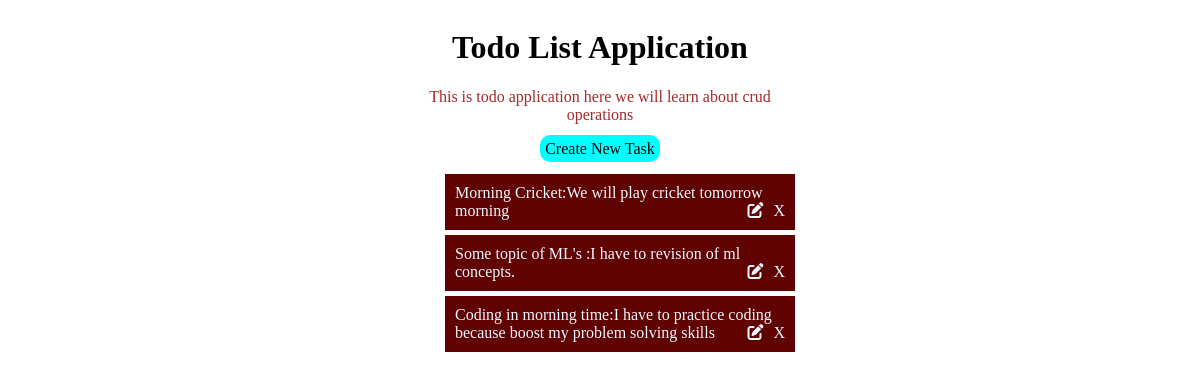
The page / on the database its author committed.
### mainapp/models.py (models this page shows, shortened)
class TaskModel(models.Model):
    taskTitle=models.CharField(max_length=250)
    taskMessage=models.TextField()
    created=models.DateTimeField(auto_now_add=True)

### mainapp/views.py (the view)
# urls.py: 2. Add a URL to urlpatterns:  path('', views.home, name='home')
def home(request):
    taskAll=TaskModel.objects.all().order_by('-created')
    return render(request,"index.html",{"taskAll":taskAll})

### mainapp/templates/index.html (shortened to what this page needs)
<!DOCTYPE html>
<html lang="en">
<head>
    <link rel="stylesheet" href="https://cdnjs.cloudflare.com/ajax/libs/font-awesome/6.5.2/css/all.min.css"
    />
</head>
<body>
    <div class="container">
        <h1>Todo List Application</h1>
        <p>This is todo application here we will learn about crud operations</p>
        <div>
            <center><a class="btn" id="openDialog">Create New Task</a></center>
            <ul>
                {% for ta in taskAll%}
                <li>{{ta.taskTitle}}:{{ta.taskMessage}}<span class="delete-task" data-taskId="{{ ta.id }}">X</span><span class="update-task" data-itemId="{{ ta.id }}"><i class="fa-solid fa-pen-to-square"></i></span></li>
                {% endfor %}
            </ul>
        </div>
    </div>
</body>
</html>

### mainapp/templates/index.html (style rules this page uses)
.container { display: table; margin: auto; width: 400px; }
.container>h1:nth-of-type(1) { text-align: center; }
.container>p { text-align: center; color: brown; }
ul>li { list-style: none; padding: 10px; background-color: rgb(96, 2, 2); margin: 5px; color: aliceblue; }
ul>li>span { float: right; cursor: pointer; margin-left: 10px; }
.container .btn { color: black; background-color: aqua; border-radius: 10px; padding: 5px; cursor: pointer; }
#openDialog, #closeDailog { cursor: pointer; }

### rows shown on the page
TaskModel: taskTitle "Morning Cricket", taskMessage "We will play cricket tomorrow morning"
TaskModel: taskTitle "Some topic of ML's", taskMessage "I have to revision of ml concepts."
TaskModel: taskTitle "Coding in morning time", taskMessage "I have to practice coding because boost my problem solving skills"
